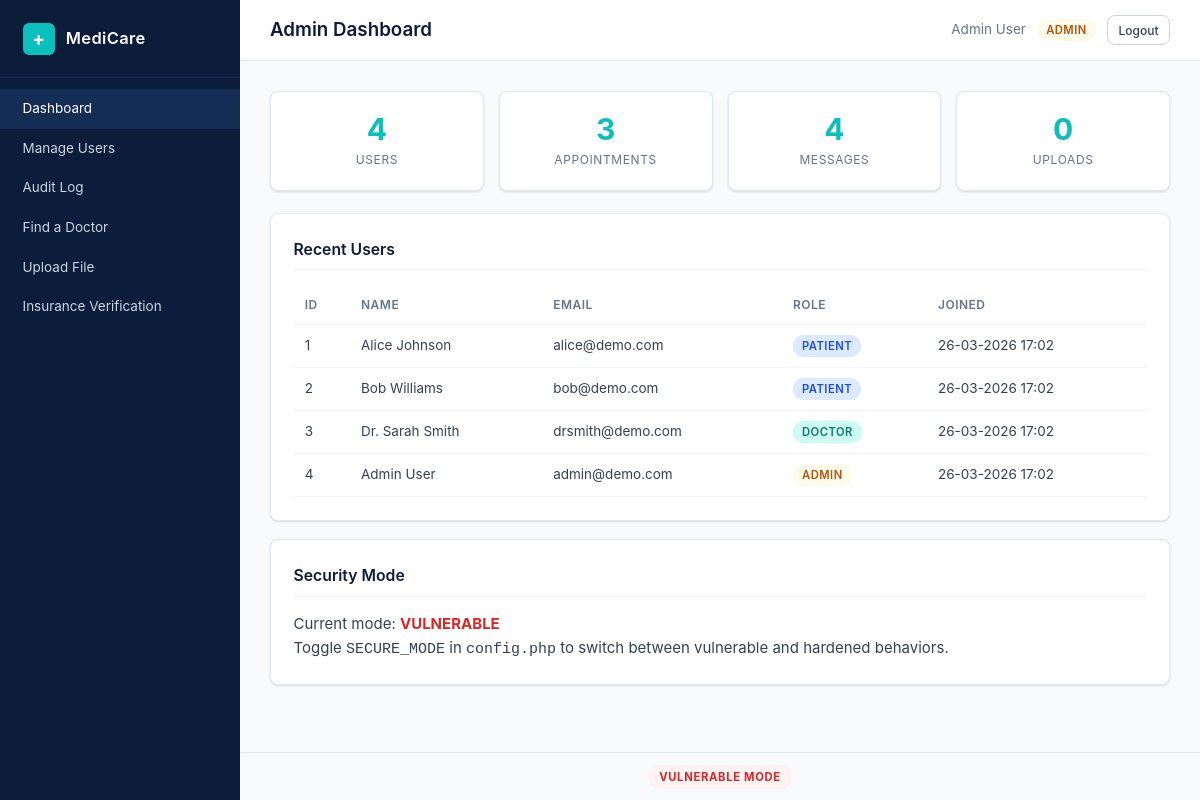
Page /admin/dashboard.php (signed in) on the earlier database version.
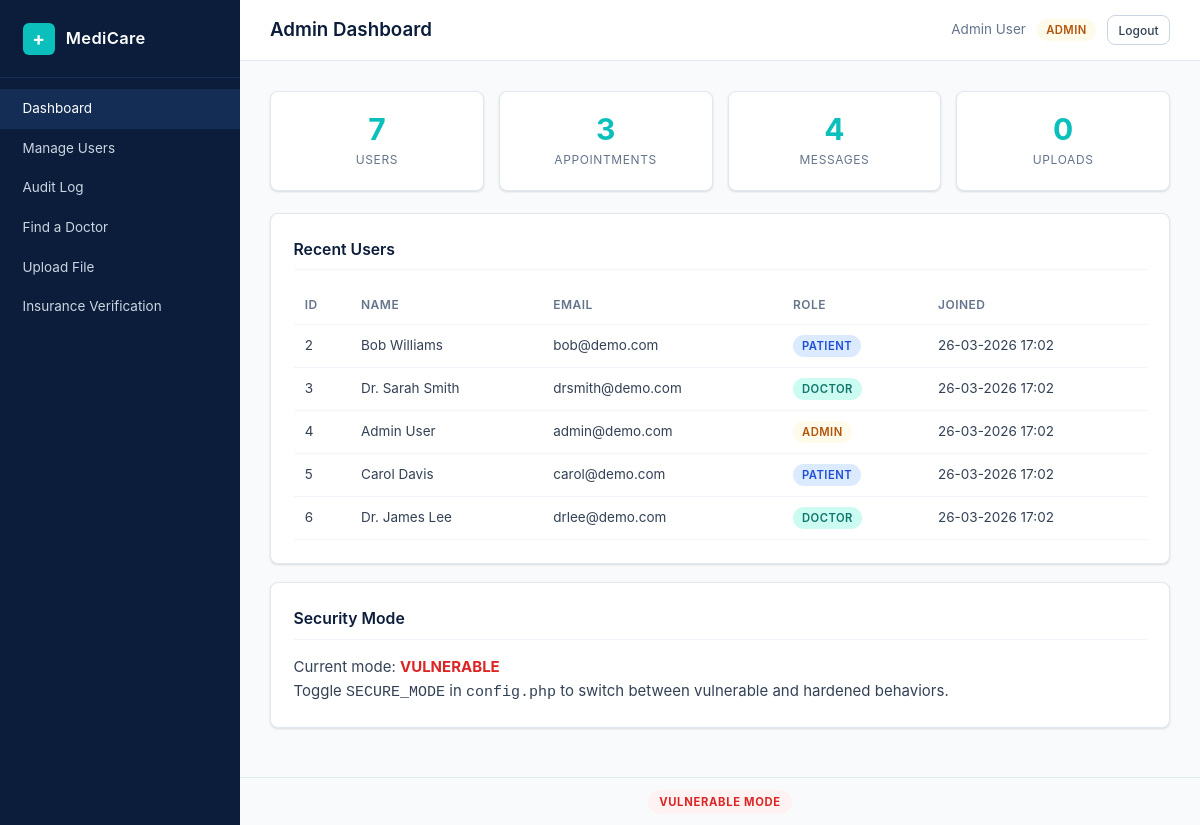
Same page on the later database version.
### tables this page shows
CREATE TABLE users (
    id INT AUTO_INCREMENT PRIMARY KEY,
    name VARCHAR(100) NOT NULL,
    email VARCHAR(150) NOT NULL UNIQUE,
    password VARCHAR(255) NOT NULL,
    role ENUM('patient','doctor','admin') NOT NULL DEFAULT 'patient',
    created_at TIMESTAMP DEFAULT CURRENT_TIMESTAMP
);

### config.php (called while the page is built, shortened)
<?php
function esc(string $value): string {
    return htmlspecialchars($value, ENT_QUOTES, 'UTF-8');
}
function fmtDate(string $datetime): string {
    return date('d-m-Y H:i', strtotime($datetime));
}

### admin/dashboard.php (the view, shortened to what the changed rows need)
<?php
require_once __DIR__ . '/../config.php';
require_once __DIR__ . '/../helpers.php';
$conn = getDB();
$userCount = (int)$conn->query("SELECT COUNT(*) FROM users")->fetchColumn();
$recentUsers = $conn->query("SELECT id, name, email, role, created_at FROM users ORDER BY created_at DESC LIMIT 5")->fetchAll();
renderHeader('Admin Dashboard');
?>
<div class="stats-row">
    <div class="stat-card">
        <span class="stat-number"><?= $userCount ?></span>
        <span class="stat-label">Users</span>
    </div>
</div>
<div class="card">
    <h2 class="card-title">Recent Users</h2>
    <table class="data-table">
        <thead>
            <tr>
                <th>ID</th>
                <th>Name</th>
                <th>Email</th>
                <th>Role</th>
                <th>Joined</th>
            </tr>
        </thead>
        <tbody>
            <?php foreach ($recentUsers as $u): ?>
                <tr>
                    <td><?= $u['id'] ?></td>
                    <td><?= esc($u['name']) ?></td>
                    <td><?= esc($u['email']) ?></td>
                    <td><span class="role-badge role-<?= esc($u['role']) ?>"><?= esc(ucfirst($u['role'])) ?></span></td>
                    <td><?= fmtDate($u['created_at']) ?></td>
                </tr>
            <?php endforeach; ?>
        </tbody>
    </table>
</div>
<div class="card">
    <h2 class="card-title">Security Mode</h2>
</div>
<?php renderFooter(); ?>

### helpers.php (shortened to what the changed rows need)
<?php
require_once __DIR__ . '/config.php';
function renderHeader(string $title = 'MediCare Portal'): void {
    $role = currentRole();
    ?>
    <!DOCTYPE html>
    <html lang="en">
    <head>
        <link rel="stylesheet" href="/assets/style.css">
    </head>
    <body>
        <div class="layout">
            <?php renderSidebar($role); ?>
            <div class="main-area">
                <header class="top-bar">
                    <h1 class="page-title"><?= esc($title) ?></h1>
                </header>
                <main class="content">
    <?php
}
function renderFooter(): void {
    ?>
                </main>
            </div>
        </div>
    </body>
    </html>
    <?php
}
function renderSidebar(string $role): void {
    $navItems = getSidebarItems($role);
    ?>
    <nav class="sidebar">
        <ul class="nav-list">
            <?php foreach ($navItems as $item): ?>
                <li>
                    <a href="<?= esc($item['url']) ?>" class="nav-link"><?= esc($item['label']) ?></a>
                </li>
            <?php endforeach; ?>
        </ul>
    </nav>
    <?php
}
function getSidebarItems(string $role): array {
    $shared = [
        ['url' => '/shared/search.php', 'label' => 'Find a Doctor'],
        ['url' => '/shared/upload.php', 'label' => 'Upload File'],
        ['url' => '/shared/insurance_fetch.php', 'label' => 'Insurance Verification'],
    ];
    $roleMenus = [
        'patient' => [
            ['url' => '/patient/dashboard.php', 'label' => 'Dashboard'],
            ['url' => '/patient/records.php', 'label' => 'My Records'],
            ['url' => '/patient/appointments.php', 'label' => 'Appointments'],
            ['url' => '/patient/chat.php', 'label' => 'Messages'],
        ],
        'doctor' => [
            ['url' => '/doctor/dashboard.php', 'label' => 'Dashboard'],
            ['url' => '/doctor/patients.php', 'label' => 'My Patients'],
            ['url' => '/doctor/chat.php', 'label' => 'Messages'],
        ],
        'admin' => [
            ['url' => '/admin/dashboard.php', 'label' => 'Dashboard'],
            ['url' => '/admin/users.php', 'label' => 'Manage Users'],
            ['url' => '/admin/audit_log.php', 'label' => 'Audit Log'],
        ],
    ];
    return array_merge($roleMenus[$role] ?? [], $shared);
}

Differences in the rows shown:
no longer on this page (row unchanged): users: id "1", name "Alice Johnson", email "alice@demo.com", role "PATIENT", created_at "26-03-2026 17:02"
added users: id "5", name "Carol Davis", email "carol@demo.com", role "PATIENT", created_at "26-03-2026 17:02"
added users: id "6", name "Dr. James Lee", email "drlee@demo.com", role "DOCTOR", created_at "26-03-2026 17:02"
Other differences:
$userCount: "4" → "7"
